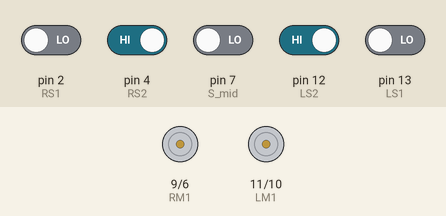
The sketch below on a simulated Arduino Uno, built with avr-gcc and run on an emulated ATmega328P. On the bench: motor-driver pin pairs drawn as motors (green arrow = first pin HIGH = forward, orange = second pin HIGH = backward, longer = more drive). The test bench sets the inputs (shaded band); at power-on: pin 4 (RS2), pin 12 (LS2) HIGH, pin 2 (RS1), pin 7 (S_mid), pin 13 (LS1) LOW.

Above: at 1.2 s.
1.3 s: pin 4 (RS2) driven LOW
At 2.1 s:
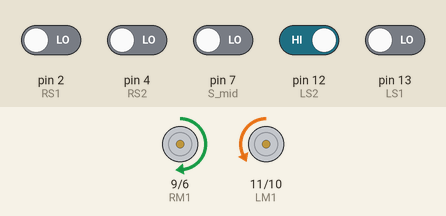
2.8 s: pin 4 (RS2) driven HIGH and pin 12 (LS2) driven LOW
At 3.4 s:
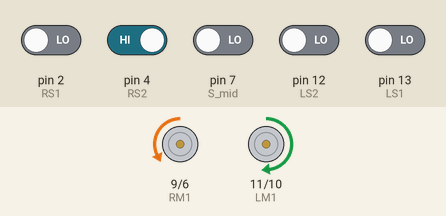
Timing chart, 0 to 5.8 s (numbered marks = the images above; inputs shaded):
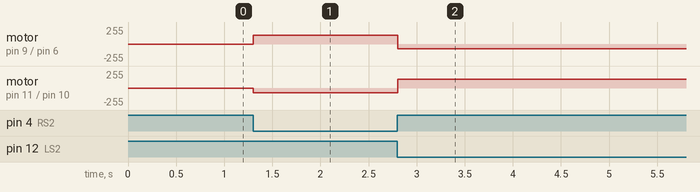

Measured:
- after the input at 1.3 s, motor on pin 9 (RM1) / pin 6 (RM2): stopped → forward 130/255 at once; motor on pin 11 (LM1) / pin 10 (LM2): stopped → backward 70/255 at once
- after the input at 2.8 s, motor on pin 9 (RM1) / pin 6 (RM2): forward 130/255 → backward 70/255 at once; motor on pin 11 (LM1) / pin 10 (LM2): backward 70/255 → forward 130/255 at once

The sketch:

FAST.ino
```cpp
/*------ Arduino Line Follower Code----- */
/*-------definning Inputs------*/
#define LS1 13      // left sensor_1
#define LS2 12     // left sensor_2
#define RS1 2      // right sensor_1
#define RS2 4      // right sensor_2
#define S_mid 7      // mid sensor

#define LM1 11    // left motor
#define LM2 10    // left motor
#define RM1 9    // right motor
#define RM2 6     // right motor

void setup()
{
  pinMode(LS1, INPUT);
  pinMode(LS2, INPUT);
  pinMode(RS1, INPUT);
  pinMode(RS2, INPUT);
  pinMode(S_mid, INPUT);

  pinMode(LM1, OUTPUT);
  pinMode(LM2, OUTPUT);
  pinMode(RM1, OUTPUT);
  pinMode(RM2, OUTPUT);

}

void loop(){
if((digitalRead(LS2)==LOW) && (digitalRead(LS1)==HIGH) && (digitalRead(S_mid)==HIGH) && (digitalRead(RS1)==HIGH) && (digitalRead(RS2)==LOW))    // Condition_1 Forward
{
    MoveForward();
  }
  if((digitalRead(LS2)==LOW) && (digitalRead(LS1)==LOW) && (digitalRead(S_mid)==LOW) && (digitalRead(RS1)==LOW) && (digitalRead(RS2)==HIGH))
  {
    TurnRight();
  }
  if((digitalRead(LS2)==LOW) && (digitalRead(LS1)==LOW) && (digitalRead(S_mid)==LOW) && (digitalRead(RS1)==HIGH) && (digitalRead(RS2)==HIGH))
  {
    TurnRight();
  }
    if((digitalRead(LS2)==LOW) && (digitalRead(LS1)==LOW) && (digitalRead(S_mid)==HIGH) && (digitalRead(RS1)==HIGH) && (digitalRead(RS2)==HIGH))
  {
    TurnRight();
  }

   if((digitalRead(LS2)==HIGH) && (digitalRead(LS1)==LOW) && (digitalRead(S_mid)==LOW) && (digitalRead(RS1)==LOW) && (digitalRead(RS2)==LOW))  // RIGHT
  {
    TurnLeft();
  }
  if((digitalRead(LS2)==HIGH) && (digitalRead(LS1)==HIGH) && (digitalRead(S_mid)==LOW) && (digitalRead(RS1)==LOW) && (digitalRead(RS2)==LOW))  // RIGHT
  {
    TurnLeft();
  }
    if((digitalRead(LS2)==HIGH) && (digitalRead(LS1)==HIGH) && (digitalRead(S_mid)==HIGH) && (digitalRead(RS1)==LOW) && (digitalRead(RS2)==LOW))  // RIGHT
  {
    TurnLeft();
  }
}


void MoveForward()
{
    analogWrite(LM1, 140);
    analogWrite(LM2, 0);
    analogWrite(RM1, 140);
    analogWrite(RM2, 0);
    delay(20);
}

void TurnRight()
{
    analogWrite(LM1, 130);
    analogWrite(LM2, 0);
    analogWrite(RM1, 0);
    analogWrite(RM2, 70);
    delay(30);
}

void TurnLeft()
{
    analogWrite(LM1, 0);
    analogWrite(LM2, 70);
    analogWrite(RM1, 130);
    analogWrite(RM2, 0);
    delay(30);
}

void Stop()
{
    analogWrite(LM1, 0);
    analogWrite(LM2, 0);
    analogWrite(RM1, 0);
    analogWrite(RM2, 0);
    delay(20);
}
```
